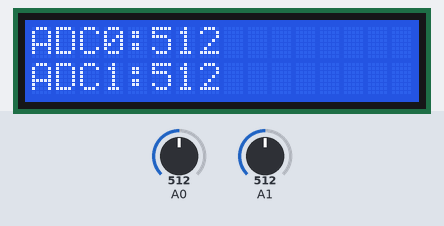
The sketch below on a simulated Arduino Uno, built with avr-gcc and run on an emulated ATmega328P. On the bench: 16×2 character LCD. The test bench sets the inputs (shaded band); at power-on: A0 = 512, A1 = 512.

Above: at 1.2 s.
1.3 s: A0 set to 716
At 2.2 s:
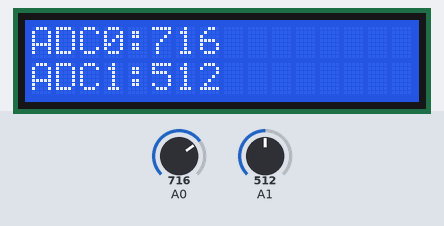
2.8 s: A1 set to 716
At 3.2 s:
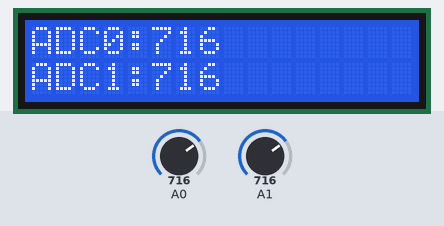
4.3 s: A0 set to 900
At 5.5 s:
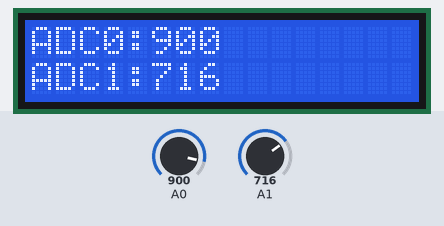
5.8 s: A1 set to 900
At 6.8 s:
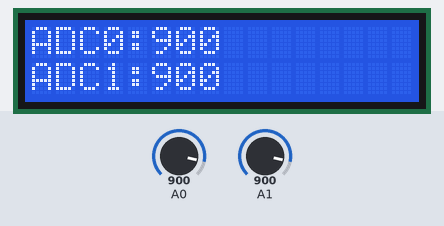
7.3 s: A0 set to 1023
At 8.0 s:
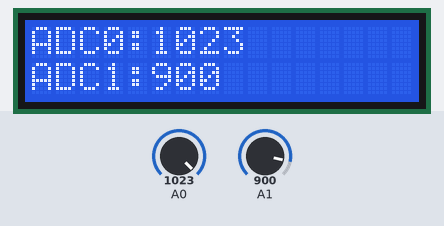
8.8 s: A1 set to 1023
At 10.2 s:
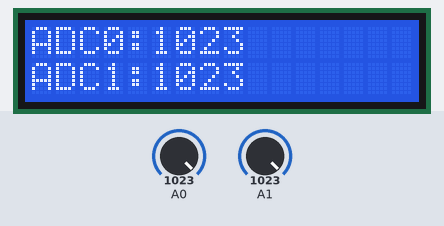
Timing chart, 0 to 11.3 s (numbered marks = the images above; inputs shaded):
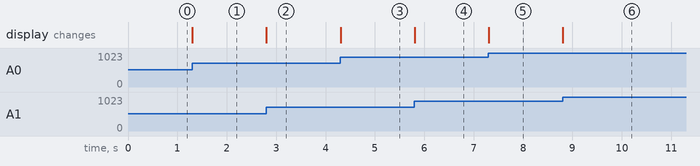

The sketch:

_2ADC.ino
```cpp
#include <LiquidCrystal.h>
LiquidCrystal lcd (13,12,8,7,4,2); //13-Rs,12-en,8-D4,7-D5,4-D6,2-D7
int adc0 ;
int adc1;

void setup()
{
  Serial.begin(9600);
  lcd.begin (16,2);
}

void loop()
{

  adc0 = analogRead(A0);
  lcd.setCursor(0,0);
  lcd.print("ADC0:");
  lcd.setCursor(5,0);
  lcd.print (adc0);

   adc1 = analogRead(A1);
   lcd.setCursor(0,1);
   lcd.print("ADC1:");
   lcd.setCursor(5,1);
   lcd.print (adc1);

}
```

Measured:
- after the input at 1.3 s, the display: changes at once (image 1)
- after the input at 2.8 s, the display: changes at once (image 2)
- after the input at 4.3 s, the display: changes at once (image 3)
- after the input at 5.8 s, the display: changes at once (image 4)
- after the input at 7.3 s, the display: changes at once (image 5)
- after the input at 8.8 s, the display: changes at once (image 6)
